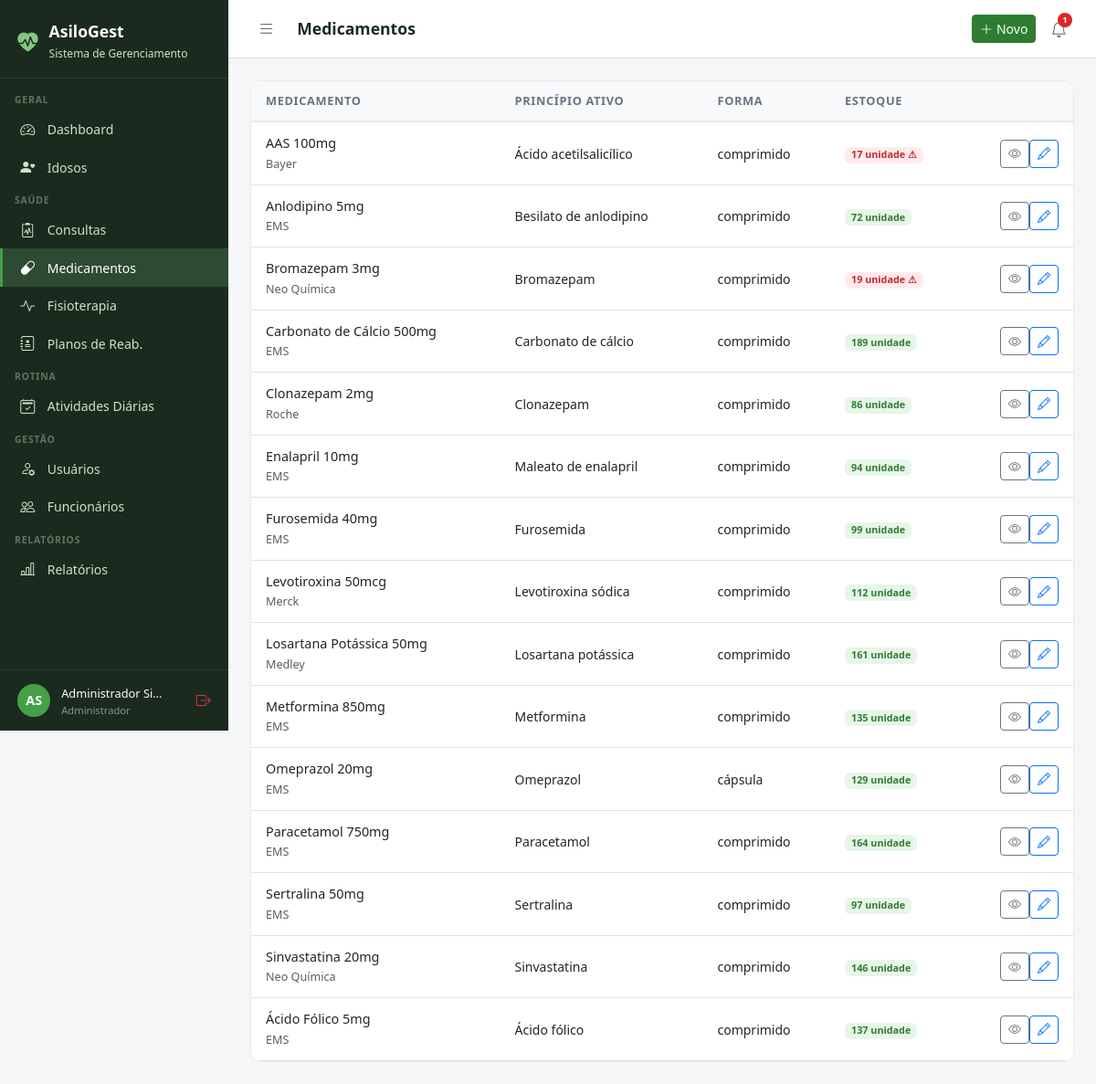
Screenshot of /medicamentos/ (signed in) with the database file from the repository.
### core/models.py (models this page shows, shortened)
class Usuario(AbstractUser):
    PERFIL_CHOICES = [
        ('administrador', 'Administrador'),
        ('medico', 'Médico'),
        ('fisioterapeuta', 'Fisioterapeuta'),
        ('enfermeiro', 'Enfermeiro(a)'),
        ('recepcionista', 'Recepcionista'),
        ('familiar', 'Familiar do Idoso'),
    ]
    perfil = models.CharField(
        max_length=20, choices=PERFIL_CHOICES,
        default='recepcionista', verbose_name='Perfil de Acesso'
    )
    telefone = models.CharField(max_length=15, blank=True, verbose_name='Telefone')
    cpf = models.CharField(max_length=14, unique=True, null=True, blank=True, verbose_name='CPF')
    foto = models.ImageField(upload_to='usuarios/', blank=True, null=True, verbose_name='Foto')
    data_nascimento = models.DateField(null=True, blank=True, verbose_name='Data de Nascimento')
    especialidade = models.CharField(
        max_length=100, blank=True, verbose_name='Especialidade',
        help_text='Preencha para Médico ou Fisioterapeuta'
    )
    data_admissao = models.DateField(null=True, blank=True, verbose_name='Data de Admissão')
    primeiro_acesso = models.BooleanField(
        default=True, verbose_name='Primeiro Acesso',
        help_text='Usuário deve definir senha no primeiro login'
    )
    ativo = models.BooleanField(default=True, verbose_name='Ativo')
    criado_em = models.DateTimeField(auto_now_add=True)
    class Meta:
        verbose_name = 'Usuário'
        verbose_name_plural = 'Usuários'
        ordering = ['first_name', 'last_name']
    @property
    def is_administrador(self):
        return self.perfil == 'administrador' or self.is_superuser
    @property
    def is_fisioterapeuta(self):
        return self.perfil == 'fisioterapeuta'
    @property
    def is_familiar(self):
        return self.perfil == 'familiar'
    @property
    def pode_ver_saude(self):
        return (self.is_administrador or self.is_medico
                or self.is_fisioterapeuta or self.is_enfermeiro)
    @property
    def pode_cadastrar_usuarios(self):
        return self.is_administrador or self.is_recepcionista
    @property
    def pode_administrar(self):
        return self.is_administrador

### medicamentos/models.py (models this page shows, shortened)
class Medicamento(models.Model):
    nome = models.CharField(max_length=150, verbose_name='Nome do Medicamento')
    principio_ativo = models.CharField(max_length=150, blank=True)
    fabricante = models.CharField(max_length=100, blank=True)
    forma = models.CharField(max_length=50, blank=True, verbose_name='Forma Farmacêutica', help_text='Ex: comprimido, xarope, injeção')
    estoque_atual = models.IntegerField(default=0, verbose_name='Estoque Atual')
    estoque_minimo = models.IntegerField(default=10, verbose_name='Estoque Mínimo')
    unidade = models.CharField(max_length=20, default='unidade', verbose_name='Unidade de Medida')
    observacoes = models.TextField(blank=True)
    ativo = models.BooleanField(default=True)
    criado_em = models.DateTimeField(auto_now_add=True)
    class Meta:
        verbose_name = 'Medicamento'
        verbose_name_plural = 'Medicamentos'
        ordering = ['nome']
    @property
    def estoque_baixo(self):
        return self.estoque_atual <= self.estoque_minimo

### medicamentos/views.py (the view, shortened to what this page needs)
# urls.py: path('', views.lista, name='lista'),
@login_required
def lista(request):
    user = request.user
    if not user.pode_ver_saude:
        messages.error(request, 'Acesso negado.')
        return redirect('dashboard')
    q = request.GET.get('q', '')
    meds = Medicamento.objects.filter(ativo=True)
    if q:
        meds = meds.filter(Q(nome__icontains=q) | Q(principio_ativo__icontains=q))
    alertas_estoque = Medicamento.objects.filter(estoque_atual__lte=10, ativo=True)
    return render(request, 'medicamentos/lista.html', {'medicamentos': meds, 'q': q, 'alertas': alertas_estoque})

### templates/medicamentos/lista.html (shortened to what this page needs)
{% extends 'base.html' %}
{% block title %}Medicamentos{% endblock %}{% block page_title %}Medicamentos{% endblock %}
{% block topbar_actions %}<a href="{% url 'medicamentos:novo' %}" class="btn btn-primary btn-sm"><i class="bi bi-plus-lg me-1"></i>Novo</a>{% endblock %}
{% block content %}
<div class="table-card"><table class="table table-hover">
<thead><tr><th>Medicamento</th><th>Princípio Ativo</th><th>Forma</th><th>Estoque</th><th></th></tr></thead>
<tbody>{% for m in medicamentos %}<tr>
  <td><div style="font-weight:500;">{{ m.nome }}</div><small class="text-muted">{{ m.fabricante }}</small></td>
  <td style="font-size:.875rem;">{{ m.principio_ativo|default:"–" }}</td>
  <td style="font-size:.875rem;">{{ m.forma|default:"–" }}</td>
  <td>
    {% if m.estoque_baixo %}<span class="badge" style="background:#FFEBEE;color:#C62828;">{{ m.estoque_atual }} {{ m.unidade }} ⚠</span>
    {% else %}<span class="badge" style="background:#E8F5E9;color:#2E7D32;">{{ m.estoque_atual }} {{ m.unidade }}</span>{% endif %}
  </td>
  <td class="text-end"><a href="{% url 'medicamentos:detalhe' m.pk %}" class="btn btn-sm btn-outline-secondary"><i class="bi bi-eye"></i></a><a href="{% url 'medicamentos:editar' m.pk %}" class="btn btn-sm btn-outline-primary"><i class="bi bi-pencil"></i></a></td>
</tr>{% empty %}<tr><td colspan="5" class="text-center py-4 text-muted">Nenhum medicamento cadastrado.</td></tr>{% endfor %}</tbody>
</table></div>{% endblock %}

### templates/base.html (shortened to what this page needs)
<!DOCTYPE html>
<html lang="pt-br">
<head>
  <link href="https://cdn.jsdelivr.net/npm/bootstrap@5.3.0/dist/css/bootstrap.min.css" rel="stylesheet">
  <link href="https://cdn.jsdelivr.net/npm/bootstrap-icons@1.11.0/font/bootstrap-icons.css" rel="stylesheet">
</head>
<body>
{% if user.is_authenticated %}
<div id="sidebar">
  <div class="sidebar-brand">
    <i class="bi bi-heart-pulse-fill" style="color:#81C784;font-size:1.4rem;"></i>
    <div>
      <h5 style="margin:0;">AsiloGest</h5>
      <small>Sistema de Gerenciamento</small>
    </div>
  </div>
  <nav class="sidebar-nav">
    <div class="nav-section">Geral</div>
    <a href="{% url 'dashboard' %}" class="sidebar-link {% if request.resolver_match.url_name == 'dashboard' %}active{% endif %}">
      <i class="bi bi-speedometer2"></i> Dashboard
    </a>
    <a href="{% url 'idosos:lista' %}" class="sidebar-link">
      <i class="bi bi-person-heart"></i>
      {% if user.is_familiar %}Meus Familiares{% else %}Idosos{% endif %}
    </a>
    {% if user.pode_ver_saude or user.is_familiar %}
    <div class="nav-section">Saúde</div>
    <a href="{% url 'consultas:lista' %}" class="sidebar-link">
      <i class="bi bi-clipboard2-pulse"></i> Consultas
    </a>
    <a href="{% url 'medicamentos:lista' %}" class="sidebar-link">
      <i class="bi bi-capsule"></i> Medicamentos
    </a>
    <a href="{% url 'fisioterapia:lista' %}" class="sidebar-link">
      <i class="bi bi-activity"></i> Fisioterapia
    </a>
    {% if user.pode_ver_saude and not user.is_familiar %}
    <a href="{% url 'fisioterapia:planos_lista' %}" class="sidebar-link">
      <i class="bi bi-journal-medical"></i> Planos de Reab.
    </a>
    {% endif %}
    {% endif %}
    <div class="nav-section">Rotina</div>
    <a href="{% url 'atividades:lista' %}" class="sidebar-link">
      <i class="bi bi-calendar2-check"></i> Atividades Diárias
    </a>
    {% if user.pode_cadastrar_usuarios %}
    <div class="nav-section">Gestão</div>
    <a href="{% url 'usuarios_lista' %}" class="sidebar-link">
      <i class="bi bi-person-gear"></i> Usuários
    </a>
    {% endif %}
    {% if user.pode_administrar %}
    <a href="{% url 'funcionarios:lista' %}" class="sidebar-link">
      <i class="bi bi-people"></i> Funcionários
    </a>
    {% endif %}
    {% if user.pode_ver_saude or user.pode_administrar %}
    <div class="nav-section">Relatórios</div>
    <a href="{% url 'relatorios:lista' %}" class="sidebar-link">
      <i class="bi bi-bar-chart-line"></i> Relatórios
    </a>
    {% endif %}
  </nav>
  <div class="sidebar-user">
    <div class="avatar">{{ user.first_name|first|upper }}{{ user.last_name|first|upper }}</div>
    <div class="info" style="min-width:0;flex:1;">
      <span>{{ user.get_full_name|truncatechars:18 }}</span>
      <small>{{ user.get_perfil_display }}</small>
    </div>
    <a href="{% url 'logout' %}" class="text-danger" title="Sair" style="flex-shrink:0;">
      <i class="bi bi-box-arrow-right"></i>
    </a>
  </div>
</div>
<div id="main">
  <div class="topbar">
    <div class="topbar-left">
      <button class="btn-toggle-sidebar" onclick="toggleSidebar()" title="Menu">
        <i class="bi bi-list"></i>
      </button>
      <h4>{% block page_title %}{% endblock %}</h4>
    </div>
    <div class="d-flex align-items-center gap-2">
      {% block topbar_actions %}{% endblock %}
      <div style="position:relative;">
        <button class="notif-btn" id="notifBtn" onclick="toggleNotif()" title="Notificações">
          <i class="bi bi-bell"></i>
          {% if notif_count %}
          <span class="notif-badge">{{ notif_count }}</span>
          {% endif %}
        </button>
      </div>
    </div>
  </div>
  <div class="content">
    {% block content %}{% endblock %}
  </div>
</div>
{% else %}
{% block full_content %}{% endblock %}
{% endif %}
</body>
</html>

### templates/base.html (style rules this page uses)
:root { --sidebar-width: 250px; --primary: #2E7D32; --primary-light: #43A047; --accent: #1565C0; --bg-sidebar: #1B2A1E; --bg-sidebar-hover: #2E4A33; --text-sidebar: #C8E6C9; --transition: 0.3s ease; }
body { background: #F4F6F8; font-family: 'Segoe UI', sans-serif; }
#sidebar { position: fixed; top: 0; left: 0; width: var(--sidebar-width); height: 100vh; background: var(--bg-sidebar); z-index: 1000; display: flex; flex-direction: column; overflow-y: auto; transition: transform var(--transition); }
.sidebar-brand { padding: 1.5rem 1.2rem 1rem; border-bottom: 1px solid rgba(255,255,255,0.08); display: flex; align-items: center; gap: .75rem; }
.sidebar-brand h5 { color: #fff; font-weight: 700; margin: 0; font-size: 1.1rem; }
.sidebar-brand small { color: var(--text-sidebar); font-size: .75rem; }
.sidebar-nav { padding: .5rem 0; flex: 1; }
.nav-section { padding: .5rem 1rem .2rem; color: rgba(200,230,201,.4); font-size: .65rem; font-weight: 700; letter-spacing: .08em; text-transform: uppercase; }
.sidebar-link { display: flex; align-items: center; gap: .65rem; padding: .55rem 1.2rem; color: var(--text-sidebar); text-decoration: none; font-size: .875rem; transition: all .2s; border-left: 3px solid transparent; }
.sidebar-link:hover, .sidebar-link.active { background: var(--bg-sidebar-hover); color: #fff; border-left-color: var(--primary-light); }
.sidebar-link i { font-size: 1rem; width: 1.2rem; }
.sidebar-user { padding: .8rem 1.2rem; border-top: 1px solid rgba(255,255,255,0.08); display: flex; align-items: center; gap: .75rem; }
.sidebar-user .avatar { width: 36px; height: 36px; background: var(--primary-light); border-radius: 50%; display: flex; align-items: center; justify-content: center; color: #fff; font-weight: 700; font-size: .9rem; flex-shrink: 0; }
.sidebar-user .info small { color: rgba(200,230,201,.6); font-size: .7rem; display: block; }
.sidebar-user .info span { color: #fff; font-size: .8rem; }
#main { margin-left: var(--sidebar-width); min-height: 100vh; display: flex; flex-direction: column; transition: margin-left var(--transition); }
.topbar { background: #fff; border-bottom: 1px solid #E0E0E0; padding: .75rem 1.5rem; display: flex; align-items: center; justify-content: space-between; position: sticky; top: 0; z-index: 999; }
.topbar-left { display: flex; align-items: center; gap: 1rem; }
.topbar h4 { margin: 0; font-size: 1.1rem; font-weight: 600; color: #1B2A1E; }
.btn-toggle-sidebar { background: none; border: none; padding: .4rem .5rem; color: #6B7280; cursor: pointer; border-radius: 6px; font-size: 1.2rem; line-height: 1; transition: background .2s, color .2s; }
.notif-btn { position: relative; background: none; border: none; padding: .4rem .5rem; color: #6B7280; cursor: pointer; border-radius: 6px; font-size: 1.1rem; transition: background .2s, color .2s; }
.notif-badge { position: absolute; top: 2px; right: 2px; background: #DC2626; color: #fff; font-size: .6rem; font-weight: 700; min-width: 16px; height: 16px; border-radius: 8px; padding: 0 4px; display: flex; align-items: center; justify-content: center; }
.content { padding: 1.5rem; flex: 1; }
.table-card { background: #fff; border-radius: 12px; border: 1px solid #E8EAF0; overflow: hidden; }
.table-card .table { margin: 0; }
.table thead th { background: #F8F9FA; border-bottom: 2px solid #E8EAF0; font-size: .8rem; font-weight: 600; color: #6B7280; text-transform: uppercase; letter-spacing: .05em; padding: .75rem 1rem; }
.table td { padding: .75rem 1rem; vertical-align: middle; font-size: .9rem; }
.btn-primary { background: var(--primary); border-color: var(--primary); }

### rows the page displays
Usuario: first_name|first "A", last_name|first "S", get_full_name "Administrador Si…", perfil "Administrador"
Medicamento: nome "AAS 100mg", fabricante "Bayer", principio_ativo "Ácido acetilsalicílico", forma "comprimido", estoque_atual "17", unidade "unidade"
Medicamento: nome "Anlodipino 5mg", fabricante "EMS", principio_ativo "Besilato de anlodipino", forma "comprimido", estoque_atual "72", unidade "unidade"
Medicamento: nome "Bromazepam 3mg", fabricante "Neo Química", principio_ativo "Bromazepam", forma "comprimido", estoque_atual "19", unidade "unidade"
Medicamento: nome "Carbonato de Cálcio 500mg", fabricante "EMS", principio_ativo "Carbonato de cálcio", forma "comprimido", estoque_atual "189", unidade "unidade"
Medicamento: nome "Clonazepam 2mg", fabricante "Roche", principio_ativo "Clonazepam", forma "comprimido", estoque_atual "86", unidade "unidade"
Medicamento: nome "Enalapril 10mg", fabricante "EMS", principio_ativo "Maleato de enalapril", forma "comprimido", estoque_atual "94", unidade "unidade"
Medicamento: nome "Furosemida 40mg", fabricante "EMS", principio_ativo "Furosemida", forma "comprimido", estoque_atual "99", unidade "unidade"
Medicamento: nome "Levotiroxina 50mcg", fabricante "Merck", principio_ativo "Levotiroxina sódica", forma "comprimido", estoque_atual "112", unidade "unidade"
Medicamento: nome "Losartana Potássica 50mg", fabricante "Medley", principio_ativo "Losartana potássica", forma "comprimido", estoque_atual "161", unidade "unidade"
Medicamento: nome "Metformina 850mg", fabricante "EMS", principio_ativo "Metformina", forma "comprimido", estoque_atual "135", unidade "unidade"
Medicamento: nome "Omeprazol 20mg", fabricante "EMS", principio_ativo "Omeprazol", forma "cápsula", estoque_atual "129", unidade "unidade"
Medicamento: nome "Paracetamol 750mg", fabricante "EMS", principio_ativo "Paracetamol", forma "comprimido", estoque_atual "164", unidade "unidade"
Medicamento: nome "Sertralina 50mg", fabricante "EMS", principio_ativo "Sertralina", forma "comprimido", estoque_atual "97", unidade "unidade"
Medicamento: nome "Sinvastatina 20mg", fabricante "Neo Química", principio_ativo "Sinvastatina", forma "comprimido", estoque_atual "146", unidade "unidade"
Medicamento: nome "Ácido Fólico 5mg", fabricante "EMS", principio_ativo "Ácido fólico", forma "comprimido", estoque_atual "137", unidade "unidade"

### other values shown
{{ notif_count }} "1"
